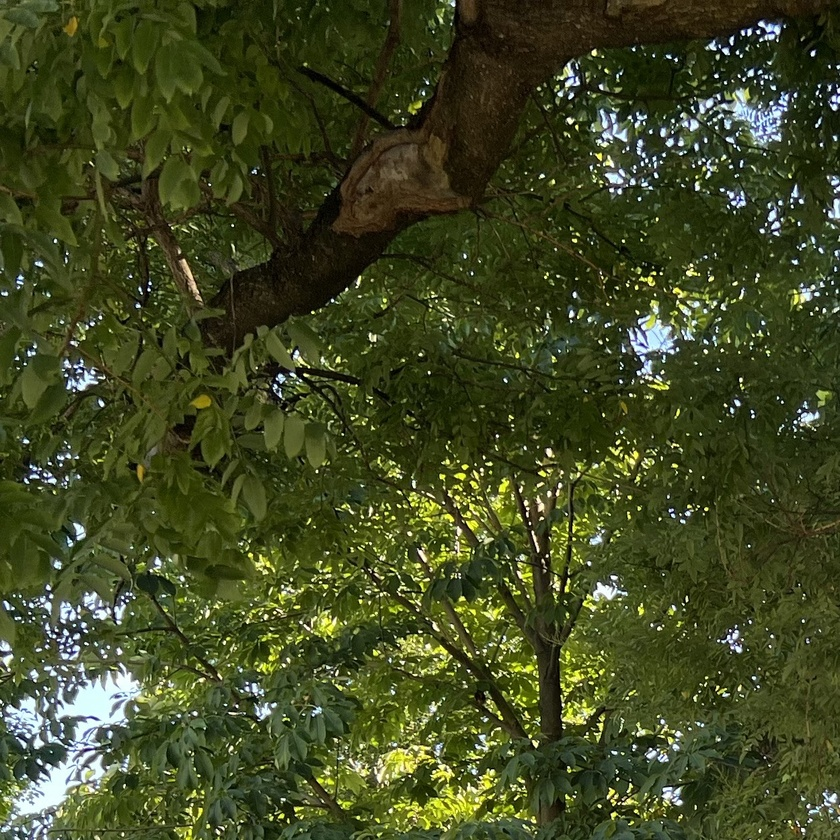
%> input picture HW3/pic.jpg, 840 x 840 px, shrunk from 1249 x 1249 before the run
$ octave HW3.m   (GNU Octave 9; MATLAB toolbox functions it lacks are replaced by stand-ins)
%> lines starting %> are read from the running program, lines starting %| are printed output that depends on the picture
% Yukun Duan
% CSE5524 - HW3
% 9/10/2022

%% Problem 1
a=0.4;
wx=[0.25-0.5*a,0.25,a,0.25,0.25-0.5*a];
wy=reshape(wx,[5,1]);
img=imread("pic.jpg");
%> img is the input picture: size 840x840x3 uint8; mean R, G, B 64.2, 72, 34.5
img_gray=rgb2gray(img);
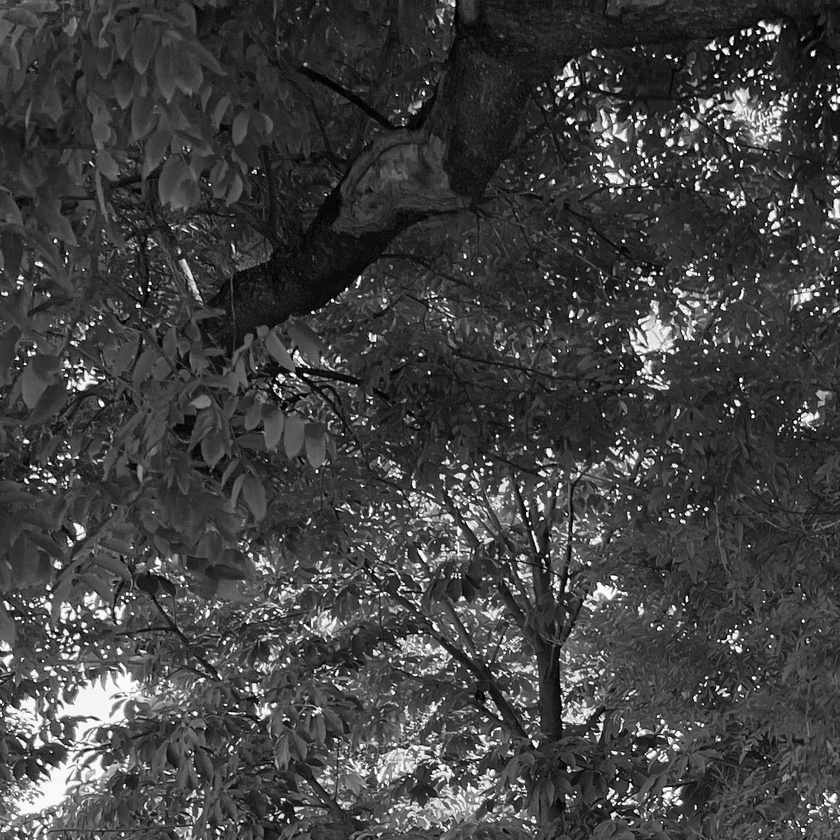
%> img_gray: size 840x840 uint8; min 0, max 255, mean 65.4
img_filter=double(img_gray);
for i =0:3
    imwrite(img_filter/255, sprintf('gaussian_%d.png',i)); % print out the pic
    GaussianPyramid = blurImage(img_filter, wx, wy);
    estimate = interpolation(GaussianPyramid);
    imwrite((img_filter-estimate)/255, sprintf('laplacian_%d.png',i));
    img_filter = GaussianPyramid;  % evaluate loop
end
%> this loop made 4 passes
%> pass 1, in interpolation, `col_ave = conv2(image, [1;1], 'valid')/2;`:
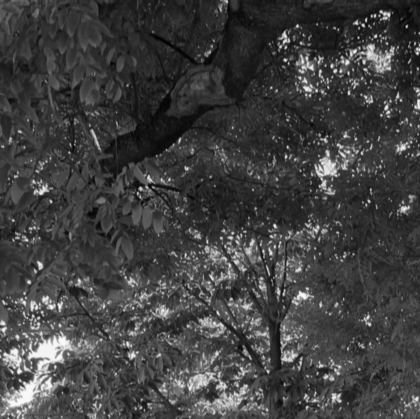
%> col_ave: size 419x420 double; min 2.08, max 250.8, mean 65.4


%% Problem 2
backgroundIm = double(imread('bg000.bmp'));
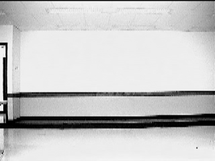
%> input picture HW3/bg000.bmp, 215 x 161 px, shrunk from 320 x 240 before the run
%> backgroundIm: size 161x215 double; min 0, max 255, mean 198.7; mean of the top-left, top-right, bottom-left and bottom-right quarters 218.2, 221.5, 174.1, 181.4
inputIm = double(imread('walk.bmp'));
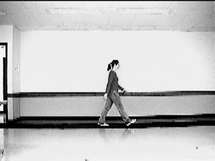
%> input picture HW3/walk.bmp, 215 x 161 px, shrunk from 320 x 240 before the run
%> inputIm: size 161x215 double; min 0, max 255, mean 194.7; mean of the top-left, top-right, bottom-left and bottom-right quarters 217.8, 217.9, 170.6, 173
binaryOutput=abs(inputIm-backgroundIm);
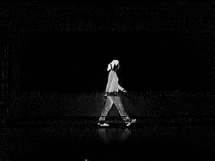
%> binaryOutput: size 161x215 double; min 0, max 237, mean 6.2
T_list=[10 ,20 ,30 ,40 ,50 ,75 ,100 ,125 ,150 ,175 ,200 ,255];
for T = T_list
    binaryOutput1=binaryOutput;
    binaryOutput1(binaryOutput1>T)=1;
    binaryOutput1(binaryOutput1~=1)=0;
    imwrite(binaryOutput1, sprintf('T%d.png',T));
end
%> this loop made 12 passes
%> pass 1, `imwrite(binaryOutput1, sprintf('T%d.png',T));`:
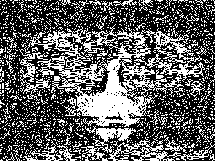
%> saved as T10.png: size 161x215 uint8; 37.4% white in thin lines or dots
%> after the loop:
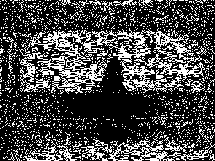
%> binaryOutput1: size 161x215 double; values 0 (black) and 1 (white), 27.5% white in thin lines or dots


%% Problem 3
for i = 1:30
    filename = sprintf('bg%03d.bmp', i-1);
%> the run ends on the next line
    Im(:,:,i) = double(imread(filename));
% [29 lines not run here, left out]
function bluredSample= blurImage(image, wx,wy)
    blured = imfilter(imfilter(image, wx, 'replicate'), wy, 'replicate');
    bluredSample = blured(1:2:end, 1:2:end);  % Sample the image to 1/2 size
end

%% Problem 1-Interpolation

function newImage=interpolation(image)
    newImage=zeros(size(image)*2-1);
    newImage(1:2:end,1:2:end)=image;
    row_ave = conv2(image, [1 1], 'valid')/2;
    col_ave = conv2(image, [1;1], 'valid')/2;
    newImage(1:2:end,2:2:end) = row_ave;
    newImage(2:2:end,1:2:end) = col_ave;
    mid_ave = conv2(row_ave,[1;1], 'valid')/2;
    newImage(2:2:end, 2:2:end) = mid_ave;
end
